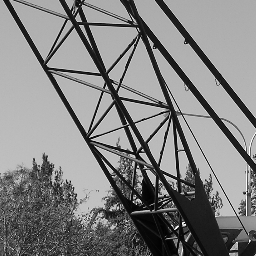
#> input picture images/126.bmp, 256 x 256 px
$ python ssim.py
#> lines starting #> are read from the running program, lines starting #| are printed output that depends on the picture
import os
import cv2
from skimage.metrics import structural_similarity as ssim


def calculate_ssim(original_image, stego_image):
    """
    Calculate the Structural Similarity Index (SSIM)
    between two grayscale images.
    """
    score, _ = ssim(original_image, stego_image, full=True)
    return score


def main():

    original_path = "images/126.bmp"
    stego_path = "images/hide.bmp"

    # Read images
    original = cv2.imread(original_path, cv2.IMREAD_GRAYSCALE)
#> original is the input picture: shape (256, 256); min 0, max 255, mean 129.6
    stego = cv2.imread(stego_path, cv2.IMREAD_GRAYSCALE)
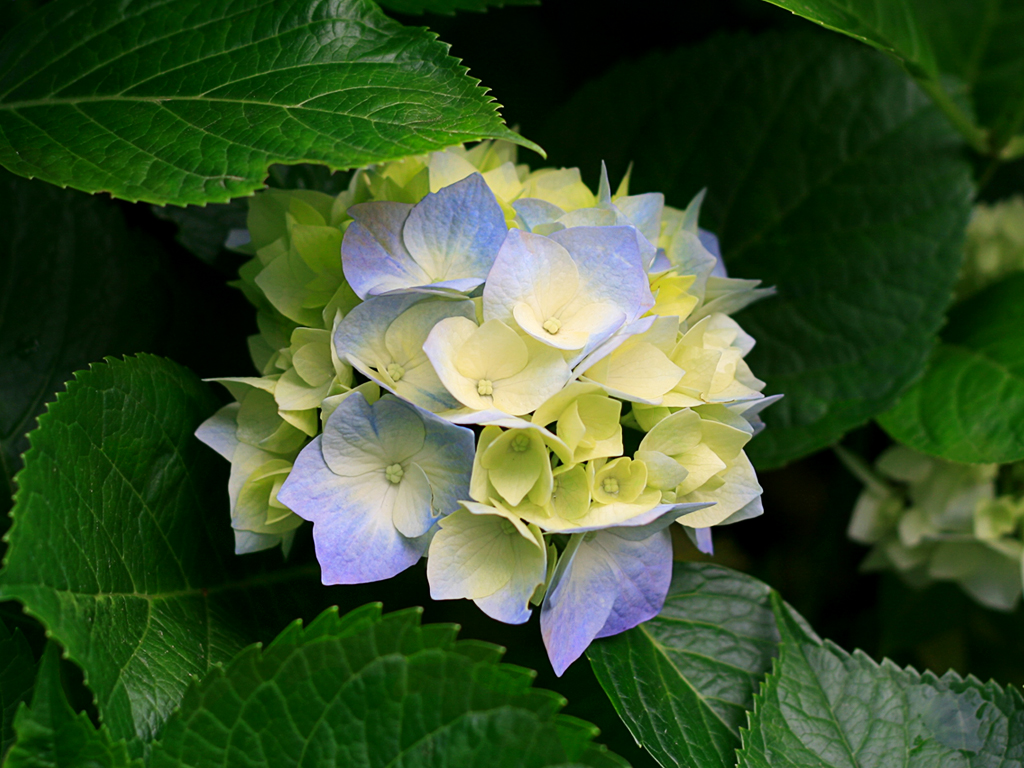
#> input picture images/hide.bmp, 1024 x 768 px
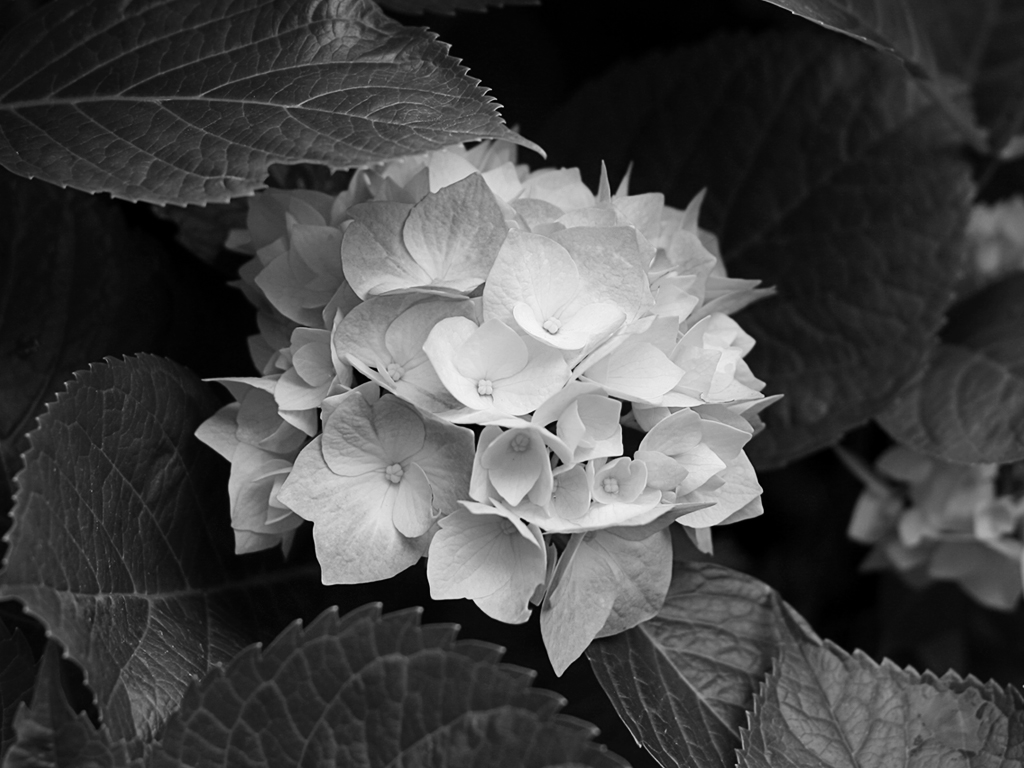
#> stego: shape (768, 1024); min 0, max 248, mean 69.8

    # Check whether images loaded successfully
    if original is None:
        print(f"Error: Could not load '{os.path.basename(original_path)}'")
        return

    if stego is None:
        print(f"Error: Could not load '{os.path.basename(stego_path)}'")
        return

    # Check image dimensions
    if original.shape != stego.shape:
        print("Error: Images must have the same dimensions.")
        return

    # Calculate SSIM
    score = calculate_ssim(original, stego)

    # Display results
    print("\nImage Quality Metrics")
    print("-" * 30)
    print(f"Original Image : {os.path.basename(original_path)}")
    print(f"Stego Image    : {os.path.basename(stego_path)}")
    print(f"SSIM           : {score:.6f}")


if __name__ == "__main__":
    main()
